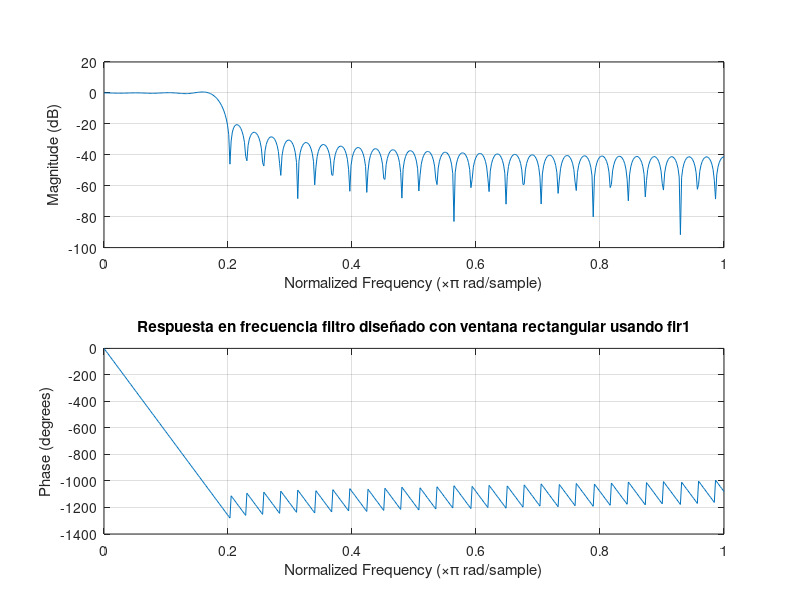
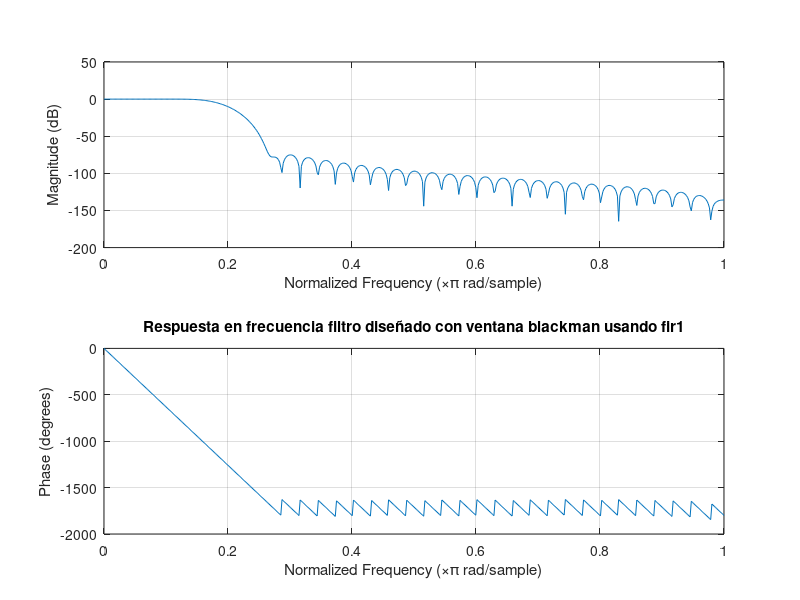
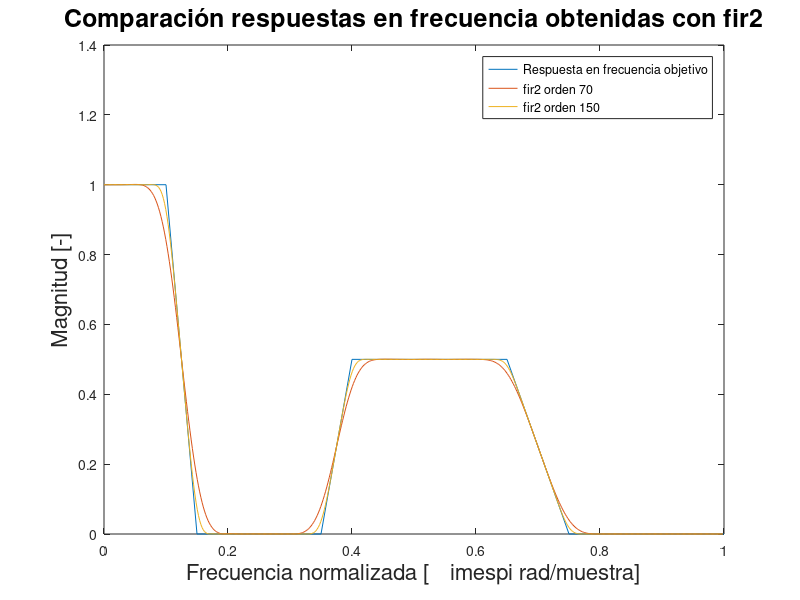
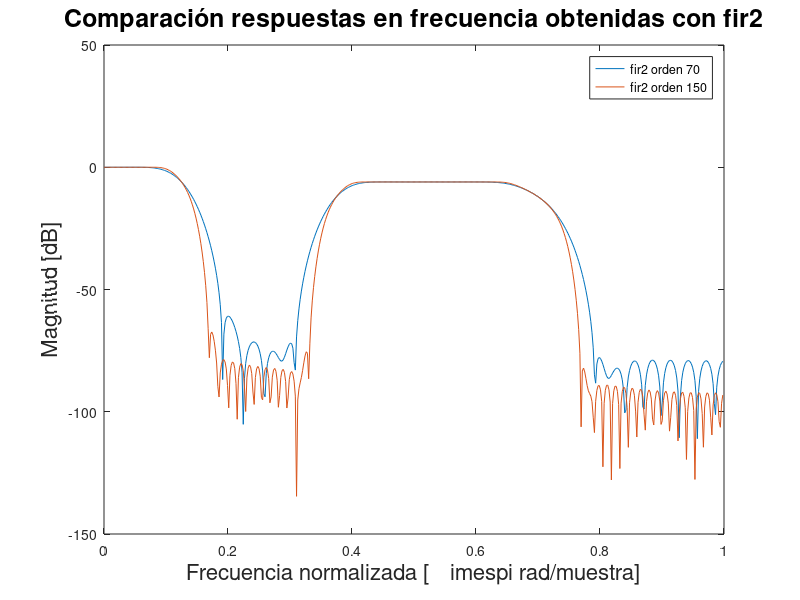

The MATLAB source for these figures, in order:
%%%%% Parte III Lab 3 DSP
close all; clear; clc
%%% 1. Diseño de filtros FIR usando fir1

%orden
n1 = 70;
%frecuencia de corte normalizada
Fs = 16000; fc_Hz = 3000; fc = fc_Hz/Fs;
%ventanas
win11 = ones(n1+1,1);win12 = blackman(n1+1);
%diseño
b11 = fir1(n1,fc,win11); b12 = fir1(n1,fc,win12);
%Visualización
%[f11,h11] = freqz(b11,a1); [f12,h12] = freqz(b12,a1);
figure
freqz(b11,1)
title("Respuesta en frecuencia filtro diseñado con ventana rectangular usando fir1")
figure
freqz(b12,1)
title("Respuesta en frecuencia filtro diseñado con ventana blackman usando fir1")

%%% 2. Diseño de filtros FIR usando fir2

%orden 
n21 = 70; n22 = 150;
%Objetivo en frecuencia
f_obj = [0 .1 .15 .35 .4 .65 .75 1];
h_obj = [1  1   0   0 .5  .5   0 0];
%diseño
b21 = fir2(n21,f_obj, h_obj); b22 = fir2(n22,f_obj, h_obj);
%Respuesta en frecuencia
[h21,w21] = freqz(b21,1); [h22,w22] = freqz(b22,1);

figure
plot(f_obj,h_obj);hold on
plot(w21/(pi),abs(h21)); plot(w22/(pi),abs(h22));
title("Comparación respuestas en frecuencia obtenidas con fir2","FontSize",18)
xlabel("Frecuencia normalizada [\times\pi rad/muestra]","FontSize",16)
ylabel("Magnitud [-]","FontSize",16)
legend("Respuesta en frecuencia objetivo", "fir2 orden 70", "fir2 orden 150")

figure
plot(w21/(pi),20*log10(abs(h21))); hold on;
plot(w22/(pi),20*log10(abs(h22)));
title("Comparación respuestas en frecuencia obtenidas con fir2","FontSize",18)
xlabel("Frecuencia normalizada [\times\pi rad/muestra]","FontSize",16)
ylabel("Magnitud [dB]","FontSize",16)
legend("fir2 orden 70", "fir2 orden 150")